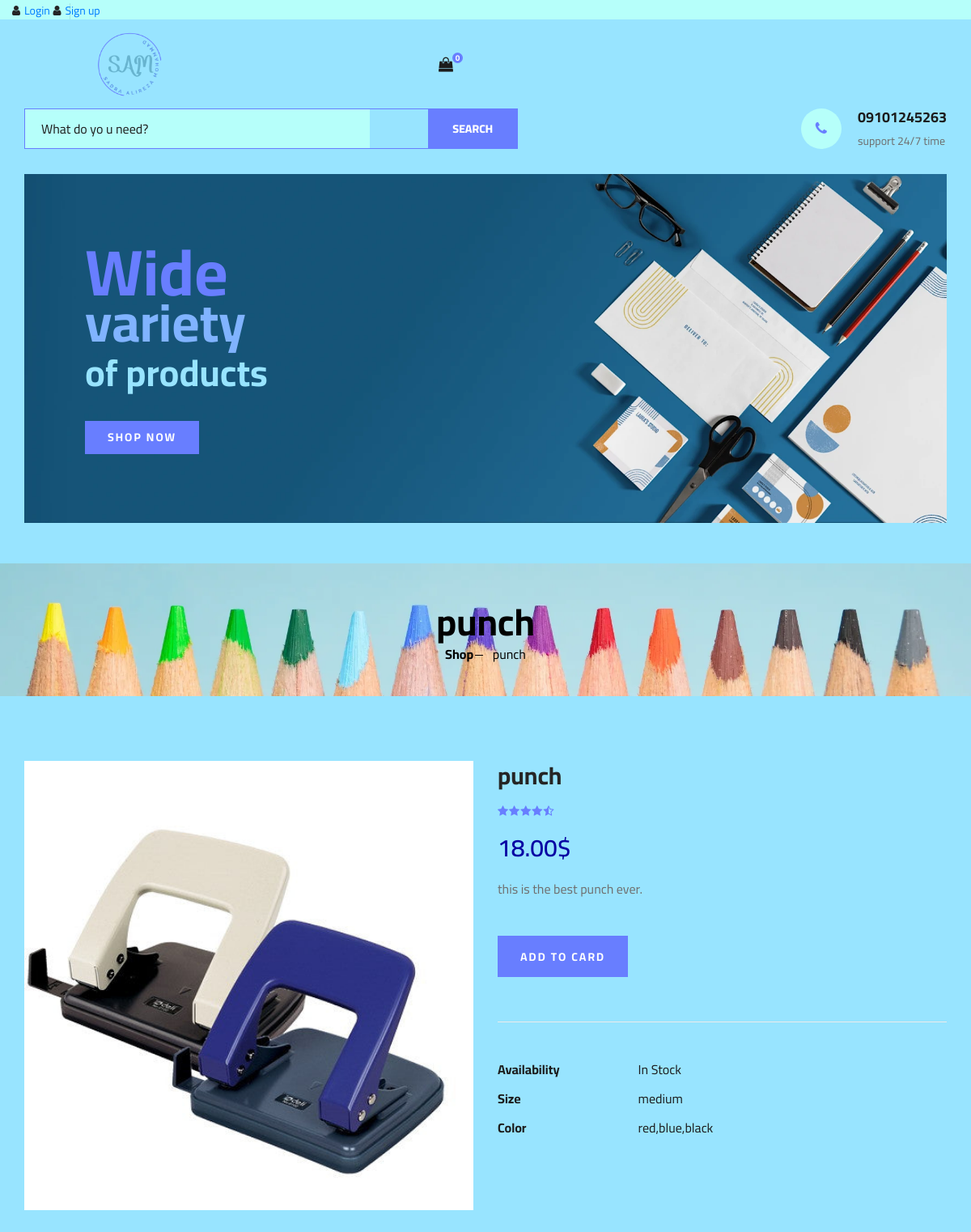
/single/8, run on the app's committed database.
### website/models.py (models this page shows, shortened)
class Item(models.Model):
    Size_options = [
        ('tiny', 'tiny'),
        ('small', 'small'),
        ('medium', 'medium'),
        ('large','large')
    ]
    title = models.CharField(max_length=255)
    image = models.ImageField(upload_to='items_image/')
    category = TaggableManager()
    off = models.BooleanField(default=False)
    description = models.TextField()
    status = models.BooleanField(default=False)
    published_date = models.DateTimeField()
    created_date = models.DateTimeField(auto_now_add=True)
    updated_date = models.DateTimeField(auto_now=True)
    price = models.DecimalField(max_digits=10, decimal_places=2)
    discount = models.DecimalField(max_digits=10, decimal_places=2)
    final_price = models.DecimalField(max_digits=10, decimal_places=2, editable=False, null=True, blank=True)
    size = models.CharField(max_length=10, choices=Size_options)
    color = models.CharField(max_length=255)
    class Meta:
        ordering = ['-created_date']

### website/views.py (the view)
# urls.py: path('single/<int:pid>',shop_single,name="single"),
def shop_single(request,pid):
    print('single')
    try:
        item = Item.objects.get(pk=pid, status=1)
    except Item.DoesNotExist:
        return render(request, '404.html')
    if request.user.is_authenticated:
        customer = request.user.customer
        order, created = Order.objects.get_or_create(customer=customer,complete=False)
        orderitems = order.orderitem_set.all()
        cartItems = order.get_cart_items
    else:
        cartItems = 0
        orderitems = {}
        order = {}
    context = {'orderitems' : orderitems,'order' : order,'cartItems' : cartItems,'item' : item}
    return render(request,'website_templates/shop-single.html',context=context)

### templates/website_templates/shop-single.html (shortened to what this page needs)
{% extends "base.html" %}
{% block content %}
{% load static %}
    <section class="breadcrumb-section set-bg" data-setbg="{% static 'img/art-materials-colored-pencils.webp' %}">
        <div class="container">
            <div class="row">
                <div class="col-lg-12 text-center">
                    <div class="breadcrumb__text">
                        <h2>{{item.title}}</h2>
                        <div class="breadcrumb__option">
                            <a href="{% url 'website:shop' %}">Shop</a>
                            <span>{{item.title}}</span>
                        </div>
                    </div>
                </div>
            </div>
        </div>
    </section>
    <section class="product-details spad">
        <div class="container">
            <div class="row">
                <div class="col-lg-6 col-md-6">
                    <div class="product__details__pic">
                        <div class="product__details__pic__item">
                            <img class="product__details__pic__item--large"
                                src="{{item.image.url}}" alt="">
                        </div>
                    </div>
                </div>
                <div class="col-lg-6 col-md-6">
                    <div class="product__details__text">
                        <h3>{{item.title}}</h3>
                        <div class="product__details__rating">
                            <i class="fa fa-star"></i>
                            <i class="fa fa-star"></i>
                            <i class="fa fa-star"></i>
                            <i class="fa fa-star"></i>
                            <i class="fa fa-star-half-o"></i>
                        </div>
                        <div class="product__details__price">{{item.final_price}}$</div>
                        <p>{{item.description}}</p>
                        <a href="#" class="primary-btn update-cart" data-item="{{item.id}}" data-action="add">ADD TO CARD</a>
                        <ul>
                            {% if item.status %}
                            <li><b>Availability</b> <span>In Stock</span></li>
                            {% else %}
                            <li><b>Availability</b> <span>None</span></li>
                            {% endif %}
                            <li><b>Size</b> <span>{{item.size}}</span></li>
                            <li><b>Color</b> <span>{{item.color}}</span></li>
                        </ul>
                    </div>
                </div>
            </div>
        </div>
    </section>
   {% endblock %}

### statics/css/style.css (style rules this page uses)
html, body { height: 100%; font-family: "Cairo", sans-serif; -webkit-font-smoothing: antialiased; background-color: #98E4FF; font-smoothing: antialiased; }
h1, h2, h3, h4, h5, h6 { margin: 0; color: #111111; font-weight: 400; font-family: "Cairo", sans-serif; }
h2 { font-size: 36px; }
h3 { font-size: 30px; }
p { font-size: 16px; font-family: "Cairo", sans-serif; color: #6f6f6f; font-weight: 400; line-height: 26px; margin: 0 0 15px 0; }
img { max-width: 100%; }
ul, ol { padding: 0; margin: 0; }
.set-bg { background-repeat: no-repeat; background-size: cover; background-position: top center; }
.spad { padding-top: 100px; padding-bottom: 100px; }
.primary-btn { display: inline-block; font-size: 14px; padding: 10px 28px 10px; color: #ffffff; text-transform: uppercase; font-weight: 700; background: #687EFF; letter-spacing: 2px; }
.breadcrumb-section { display: flex; align-items: center; padding: 45px 0 40px; }
.breadcrumb__text h2 { font-size: 46px; color: #000; font-weight: 700; }
.breadcrumb__option a { display: inline-block; font-size: 16px; color: #000; font-weight: 700; margin-right: 20px; position: relative; }
.breadcrumb__option a:after { position: absolute; right: -12px; top: 13px; height: 1px; width: 10px; background: #000; content: ""; }
.breadcrumb__option span { display: inline-block; font-size: 16px; color: #000; }
.product-details { padding-top: 80px; }
.product__details__pic__item { margin-bottom: 20px; }
.product__details__pic__item img { min-width: 100%; }
.product__details__text h3 { color: #252525; font-weight: 700; margin-bottom: 16px; }
.product__details__text .product__details__rating { font-size: 14px; margin-bottom: 12px; }
.product__details__text .product__details__rating i { margin-right: -2px; color: #687EFF; }
.product__details__text .product__details__price { font-size: 30px; color: #0802A3; font-weight: 600; margin-bottom: 15px; }
.product__details__text p { margin-bottom: 45px; }
.product__details__text .primary-btn { padding: 16px 28px 14px; margin-right: 6px; margin-bottom: 5px; }
.product__details__text ul { border-top: 1px solid #ebebeb; padding-top: 40px; margin-top: 50px; }
.product__details__text ul li { font-size: 16px; color: #1c1c1c; list-style: none; line-height: 36px; }
.product__details__text ul li b { font-weight: 700; width: 170px; display: inline-block; }
@media only screen and (min-width: 1200px) { .container { max-width: 1170px; } }

### data on the page
Item: title "punch", image (picture), final_price "18.00", description "this is the best punch ever.", size "medium", color "red,blue,black"

### other printed values
{{ cartItems }} "0"
